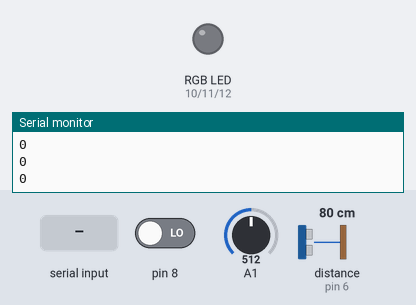
A sketch run on a simulated Arduino Uno, built with avr-gcc and run on an emulated ATmega328P. Parts: an RGB LED mixed from three pins (HIGH = lit), the last lines printed to the serial monitor. Inputs (shaded band) come from the test bench; at power-on: pin 8 LOW, A1 = 512, distance to the obstacle (sensor on pin 6) 80 cm. The echo pulse lasts 58.3 µs per cm; pins used as bus, display or sensor lines are not drawn.

Above: at 1.2 s.
1.3 s: pin 8 driven HIGH
2.8 s: "W" received over Serial
At 3.8 s:
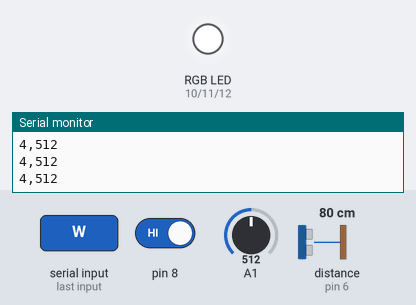
4.3 s: "Y" received over Serial
At 4.9 s:
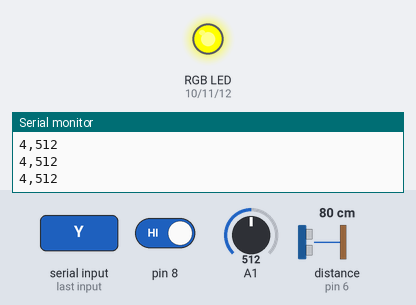
5.8 s: "R" received over Serial
At 7.0 s:
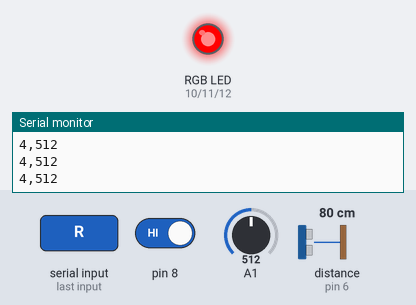
7.3 s: "B" received over Serial
At 8.4 s:
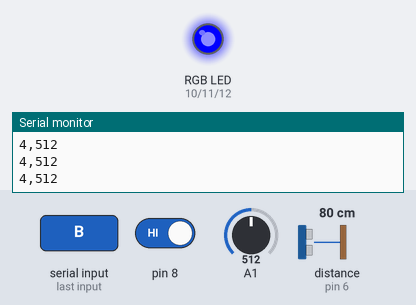
8.8 s: pin 8 driven LOW
At 9.4 s:
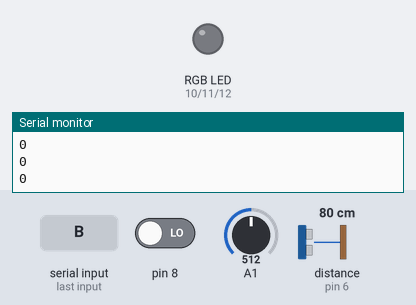
Timing chart, 0 to 11.3 s (numbered marks = the images above; inputs shaded):
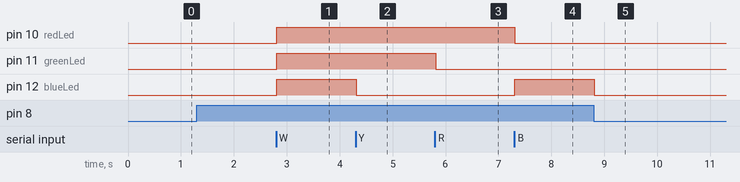

The sketch:

november_24_code.ino
```cpp
// defines variables
#define echoPin 6
#define trigPin 7

// duraration of sound wave travel adn distance measurement
long duration;
int distance;

// corresponds to reading from Processing
int response = 0;
int redLed = 10;
int greenLed = 11;
int blueLed = 12;

//varaibles used to smooth the readings from the Ultrasonic Sensor
const int numReadings = 15;
int readings[numReadings];
int readIndex = 0;
int total = 0;
int average = 0;
int switchOff;


void setup() {
  pinMode(trigPin, OUTPUT);
  pinMode(echoPin, INPUT);
  pinMode(redLed, OUTPUT);
  pinMode(greenLed, OUTPUT);
  pinMode(blueLed, OUTPUT);
  pinMode(8, INPUT);
  Serial.begin(9600);

  //  creating an array that stores readings
  for (int thisReading = 0; thisReading < numReadings; thisReading++) {
    readings[thisReading] = 0;
  }
}

void loop() {
  if (digitalRead(8) == HIGH) {
    response = Serial.read();
    // clears the trigPin condition
    digitalWrite(trigPin, LOW);
    delayMicroseconds(2);
    // activates the trigPin for 10 microseconds
    digitalWrite(trigPin, HIGH);
    delayMicroseconds(10);
    digitalWrite(trigPin, LOW);

    // reads the echoPin, returns the sound wave travel time in microseconds
    total = total - readings[readIndex];
    readings[readIndex] = pulseIn(echoPin, HIGH);

    // averages the sensor by taking 20 readings
    total = total + readings[readIndex];
    readIndex = readIndex + 1;
    if (readIndex >= numReadings) {
      readIndex = 0;
    }
    average = total / numReadings;

    // speed of sound wave divided by 2 (go and back)
    distance = average * 0.034 / 2;

    // reads from potentiometer
    int secondSensor = analogRead(A1);
    Serial.print(distance);
    Serial.print(",");
    Serial.println(secondSensor);


    // changes the RGB diode color depending on the reading from Processing
    if (response == 'W') {
      RGB_color(255, 255, 255); // White
    }
    if (response == 'Y') {
      RGB_color(255, 255, 0); // Yellow
      delay(25);
    }
    if (response == 'R') {
      RGB_color(255, 0, 0); // Red
      delay(25);
    }
    if (response == 'B') {
      RGB_color(0, 0, 255); // Blue
      delay(50);
    }

  } else {
    // turing the LED off when the side switch == low, sensors only reads when side switch == high
    Serial.println(switchOff);
    analogWrite(redLed, LOW);
    analogWrite(greenLed, LOW);
    analogWrite(blueLed, LOW);
  }
}


void RGB_color(int redValue, int greenValue, int blueValue) {
  // pairs the specified value with the specified output
  analogWrite(redLed, redValue);
  analogWrite(greenLed, greenValue);
  analogWrite(blueLed, blueValue);
}
```

Measured:
- after the input at 2.8 s, pin 10 (redLed), pin 11 (greenLed), pin 12 (blueLed): LOW → HIGH at once
- after the input at 4.3 s, pin 12 (blueLed): HIGH → LOW at once
- after the input at 5.8 s, pin 11 (greenLed): HIGH → LOW at once
- after the input at 7.3 s, pin 10 (redLed): HIGH → LOW at once; pin 12 (blueLed): LOW → HIGH at once
- after the input at 8.8 s, pin 12 (blueLed): HIGH → LOW at once
